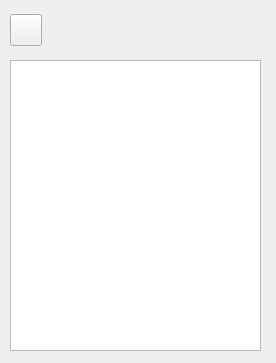
<?xml version="1.0" encoding="UTF-8"?>
<ui version="4.0">
 <class>Dialog</class>
 <widget class="QDialog" name="Dialog">
  <property name="geometry">
   <rect>
    <x>0</x>
    <y>0</y>
    <width>276</width>
    <height>363</height>
   </rect>
  </property>
  <property name="windowTitle">
   <string>Dialog</string>
  </property>
  <widget class="QListWidget" name="list_user">
   <property name="geometry">
    <rect>
     <x>10</x>
     <y>60</y>
     <width>251</width>
     <height>291</height>
    </rect>
   </property>
  </widget>
  <widget class="QWidget" name="layoutWidget">
   <property name="geometry">
    <rect>
     <x>10</x>
     <y>10</y>
     <width>251</width>
     <height>41</height>
    </rect>
   </property>
   <layout class="QHBoxLayout" name="horizontalLayout">
    <item>
     <widget class="QToolButton" name="add_rect_button">
      <property name="minimumSize">
       <size>
        <width>32</width>
        <height>32</height>
       </size>
      </property>
      <property name="maximumSize">
       <size>
        <width>32</width>
        <height>32</height>
       </size>
      </property>
      <property name="text">
       <string/>
      </property>
      <property name="icon">
       <iconset>
        <normaloff>gfx/add_rectangle.png</normaloff>gfx/add_rectangle.png</iconset>
      </property>
      <property name="iconSize">
       <size>
        <width>24</width>
        <height>24</height>
       </size>
      </property>
      <property name="checkable">
       <bool>true</bool>
      </property>
     </widget>
    </item>
    <item>
     <spacer name="horizontalSpacer">
      <property name="orientation">
       <enum>Qt::Horizontal</enum>
      </property>
      <property name="sizeHint" stdset="0">
       <size>
        <width>40</width>
        <height>20</height>
       </size>
      </property>
     </spacer>
    </item>
   </layout>
  </widget>
 </widget>
 <resources/>
 <connections/>
</ui>
